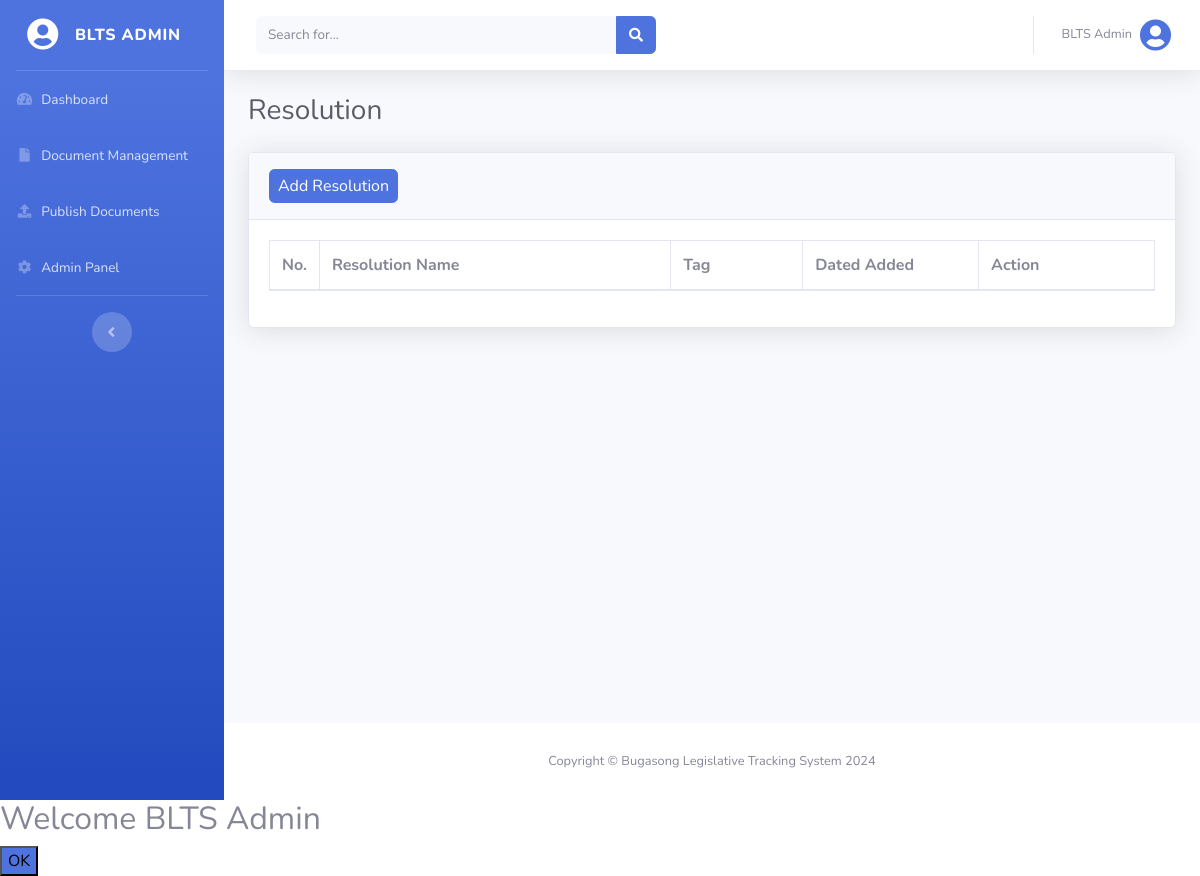
The page /views/admin_resolution.php?manage (signed in) on the database as committed earlier.
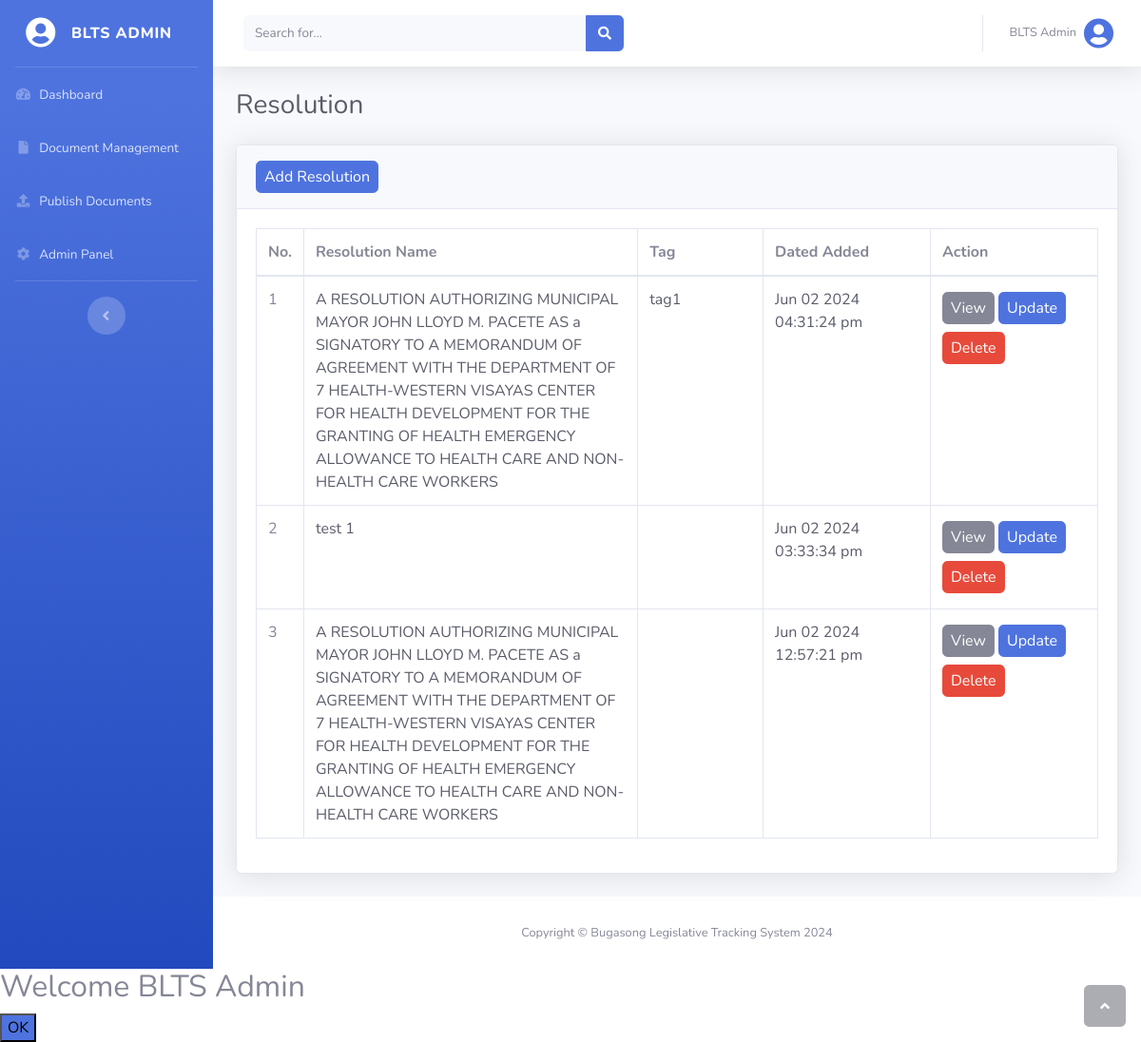
The same page on the database as committed later.
### tables this page shows
CREATE TABLE `resolutions` (
  `resolution_id` int(255) NOT NULL,
  `user_id` int(255) NOT NULL,
  `title` longtext NOT NULL,
  `resolutionNo` varchar(255) NOT NULL,
  `whereasClauses` longtext NOT NULL,
  `resolvingClauses` longtext NOT NULL,
  `optionalClauses` longtext NOT NULL,
  `approvalDetails` longtext NOT NULL,
  `tag` varchar(255) NOT NULL,
  `file` varchar(255) NOT NULL,
  `date_added` datetime NOT NULL DEFAULT current_timestamp(),
  `status` int(255) NOT NULL DEFAULT 0
);

### config/functions.php (called while the page is built, shortened)
<?php
function isLogin()
{
    return isset($_SESSION['isLogin']);
}
function isAdmin()
{
    return isset($_SESSION['user_type']) && $_SESSION['user_type'] === 'admin';
}
function logUsertype()
{
    return $_SESSION['user_type'];
}
function getAllResolutionsDesc($limit)
{
    return findAll('resolutions', 'resolution_id', 'DESC', $limit);
}

### config/database.php (called while the page is built, shortened)
<?php
$host = "localhost";
$username = "root";
$password = "";
$database = "blts";
$conn = mysqli_connect($host, $username, $password, $database);
function findAll($table, $orderBy = null, $direction = 'ASC', $limit = null)
{
    global $conn;
    $sql = "SELECT * FROM $table";
    if ($orderBy === 'RAND()') {
        $sql .= " ORDER BY RAND()";
    } elseif ($orderBy) {
        $sql .= " ORDER BY $orderBy $direction";
    }
    $result = mysqli_query($conn, $sql);
    return mysqli_fetch_all($result, MYSQLI_ASSOC);
}

### views/admin_resolution.php (the view, shortened to what the changed rows need)
<?php
@include('header.php');
?>
<div id="content-wrapper" class="d-flex flex-column">
    <div id="content">
        <?php if (isAdmin()) : ?>
            <div class="container-fluid">
                <div class="d-sm-flex align-items-center justify-content-between mb-4">
                    <h1 class="h3 mb-0 text-gray-800">Resolution</h1>
                </div>
                <div class="card shadow mb-4">
                    <div class="card-body">
                        <div class="table-responsive">
                            <table class="table table-bordered" id="dataTable1" width="100%" cellspacing="0">
                                <thead>
                                    <tr>
                                        <th style="width: 5%;">No.</th>
                                        <th style="width: 40%;">Resolution Name</th>
                                        <th style="width: 15%;">Tag</th>
                                        <th style="width: 20%;">Dated Added</th>
                                        <th style="width: 20%;"><?php if (isset($_GET['publish'])) : ?>Status<?php endif; ?><?php if (isset($_GET['manage'])) : ?>Action<?php endif; ?></th>
                                    </tr>
                                </thead>
                                <tbody>
                                    <?php $count = 1; ?>
                                    <?php foreach (getAllResolutionsDesc(null) as $resolution) :  ?>
                                        <tr>
                                            <td><?php echo $count++; ?></td>
                                            <td class="text-gray-800"><?php echo $resolution['title']; ?></td>
                                            <td class="text-gray-800"><?php echo $resolution['tag']; ?></td>
                                            <td class="text-gray-800"><?php echo date('M d Y h:i:s a', strtotime($resolution['date_added'])); ?></td>
                                            <td>
                                                <?php if (isset($_GET['manage'])) : ?>
                                                    <a href="view_resolution.php?resolution_id=<?php echo $resolution['resolution_id']; ?>" class="btn btn-secondary px-2 py-1 my-1">View</a>
                                                    <a href="admin_update_resolution.php?resolution_id=<?php echo $resolution['resolution_id']; ?>" class="btn btn-primary px-2 py-1 my-1">Update</a>
                                                    <a href="../actions/admin_delete.php?delete_resolution=delete&resolution_id=<?php echo $resolution['resolution_id']; ?>" class="btn btn-danger px-2 py-1 my-1 delete">Delete</a>
                                                <?php endif; ?>
                                            </td>
                                        </tr>
                                    <?php endforeach; ?>
                                </tbody>
                            </table>
                        </div>
                    </div>
                </div>
            </div>
        <?php else : redirect('dashboard', ''); ?>
        <?php endif; ?>
    </div>
</div>
<?php
@include('footer.php');
?>

### views/header.php (shortened to what the changed rows need)
<!DOCTYPE html>
<html lang="en">
<head>
    <link href="../vendor/fontawesome-free/css/all.min.css" rel="stylesheet" type="text/css">
    <link href="../css/sb-admin-2.min.css" rel="stylesheet">
    <link href="../css/datatable.css" rel="stylesheet">
    <link href="../css/styles.css" rel="stylesheet">
</head>
<body id="page-top">
    <div id="wrapper">
        <?php if (isLogin()) : ?>
            <ul class="navbar-nav bg-gradient-primary sidebar sidebar-dark accordion" id="accordionSidebar">
                <a class="sidebar-brand d-flex align-items-center justify-content-center" id="brandLink" data-title="BLTS - Dashboard" href="dashboard.php">
                    <div class="sidebar-brand-icon">
                        <i class="img-profile rounded-circle fas fa-user-circle fa-2x"></i>
                    </div>
                    <div class="sidebar-brand-text mx-3">BLTS <?php echo logUsertype(); ?></div>
                </a>
                <hr class="sidebar-divider my-0">
                <li class="nav-item">
                    <a class="nav-link Links" id="dashboardLink" href="dashboard.php" data-title="BLTS - Dashboard">
                        <i class="fas fa-fw fa-tachometer-alt"></i>
                        <span>Dashboard</span>
                    </a>
                </li>
                <?php if (isAdmin()) : ?>
                    <li class="nav-item">
                        <a class="nav-link Links" href="#" id="documentManagementLink" data-toggle="collapse" data-target="#DocumentManagePage" aria-expanded="true" aria-controls="DocumentManagePage" data-title="BLTS - Document Management">
                            <i class="fas fa-fw fa-file"></i>
                            <span>Document Management</span>
                        </a>
                    </li>
                    <li class="nav-item">
                        <a class="nav-link Links" id="publishDocumentLink" href="#" data-toggle="collapse" data-target="#DocumentPublishPage" aria-expanded="true" aria-controls="DocumentPublishPage" data-title="BLTS - Publish Documents">
                            <i class="fas fa-fw fa-upload"></i>
                            <span>Publish Documents</span>
                        </a>
                    </li>
                    <li class="nav-item">
                        <a class="nav-link Links" id="adminPanelLink" href="#" data-toggle="collapse" data-target="#adminPanelPage" aria-expanded="true" aria-controls="adminPanelPage" data-title="BLTS - Admin Panel">
                            <i class="fas fa-fw fa-cog"></i>
                            <span>Admin Panel</span>
                        </a>
                    </li>
                <?php endif; ?>
                <hr class="sidebar-divider d-none d-md-block">
                <div class="text-center d-none d-md-inline">
                    <button class="rounded-circle border-0" id="sidebarToggle"></button>
                </div>
            </ul>
        <?php endif;

### views/footer.php (shortened to what the changed rows need)
</div>
<a class="scroll-to-top rounded" href="#page-top">
    <i class="fas fa-angle-up"></i>
</a>
</body>
</body>
</html>

Rows that differ between the two databases and show on the page:
added resolutions: title "A RESOLUTION AUTHORIZING MUNICIPAL MAYOR JOHN LLOYD M. PACETE AS a SIGNATORY TO A MEMORANDUM OF AGREEMENT WITH THE DEPARTMENT OF 7 HEALTH-WESTERN VISAYAS CENTER FOR HEALTH DEVELOPMENT FOR THE GRANTING OF HEALTH EMERGENCY ALLOWANCE TO HEALTH CARE AND NON- HEALTH CARE WORKERS", tag "tag1", date_added "Jun 02 2024 04:31:24 pm"
added resolutions: title "test 1", date_added "Jun 02 2024 03:33:34 pm"
added resolutions: title "A RESOLUTION AUTHORIZING MUNICIPAL MAYOR JOHN LLOYD M. PACETE AS a SIGNATORY TO A MEMORANDUM OF AGREEMENT WITH THE DEPARTMENT OF 7 HEALTH-WESTERN VISAYAS CENTER FOR HEALTH DEVELOPMENT FOR THE GRANTING OF HEALTH EMERGENCY ALLOWANCE TO HEALTH CARE AND NON- HEALTH CARE WORKERS", date_added "Jun 02 2024 12:57:21 pm"
